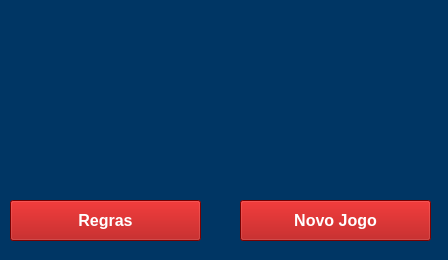
<?xml version="1.0" encoding="UTF-8"?>
<ui version="4.0">
 <class>tela_inicio_jogo</class>
 <widget class="QMainWindow" name="tela_inicio_jogo">
  <property name="geometry">
   <rect>
    <x>0</x>
    <y>0</y>
    <width>448</width>
    <height>260</height>
   </rect>
  </property>
  <property name="windowTitle">
   <string>MainWindow</string>
  </property>
  <property name="styleSheet">
   <string notr="true">background-color: rgb(0, 54, 100);</string>
  </property>
  <widget class="QWidget" name="centralwidget">
   <widget class="QLabel" name="label">
    <property name="geometry">
     <rect>
      <x>20</x>
      <y>20</y>
      <width>411</width>
      <height>151</height>
     </rect>
    </property>
    <property name="text">
     <string notr="true"/>
    </property>
    <property name="pixmap">
     <pixmap>logo.jpg</pixmap>
    </property>
   </widget>
   <widget class="QPushButton" name="botao_novo_jogo">
    <property name="geometry">
     <rect>
      <x>240</x>
      <y>200</y>
      <width>191</width>
      <height>41</height>
     </rect>
    </property>
    <property name="font">
     <font>
      <family>Arial</family>
      <pointsize>12</pointsize>
      <weight>75</weight>
      <bold>true</bold>
     </font>
    </property>
    <property name="styleSheet">
     <string notr="true">background-color: rgb(170, 0, 0);
color: rgb(255, 255, 255);</string>
    </property>
    <property name="text">
     <string notr="true">Novo Jogo</string>
    </property>
   </widget>
   <widget class="QPushButton" name="botao_regras">
    <property name="geometry">
     <rect>
      <x>10</x>
      <y>200</y>
      <width>191</width>
      <height>41</height>
     </rect>
    </property>
    <property name="font">
     <font>
      <family>Arial</family>
      <pointsize>12</pointsize>
      <weight>75</weight>
      <bold>true</bold>
     </font>
    </property>
    <property name="styleSheet">
     <string notr="true">background-color: rgb(170, 0, 0);
color: rgb(255, 255, 255);</string>
    </property>
    <property name="text">
     <string notr="true">Regras</string>
    </property>
   </widget>
  </widget>
 </widget>
 <resources/>
 <connections/>
</ui>
